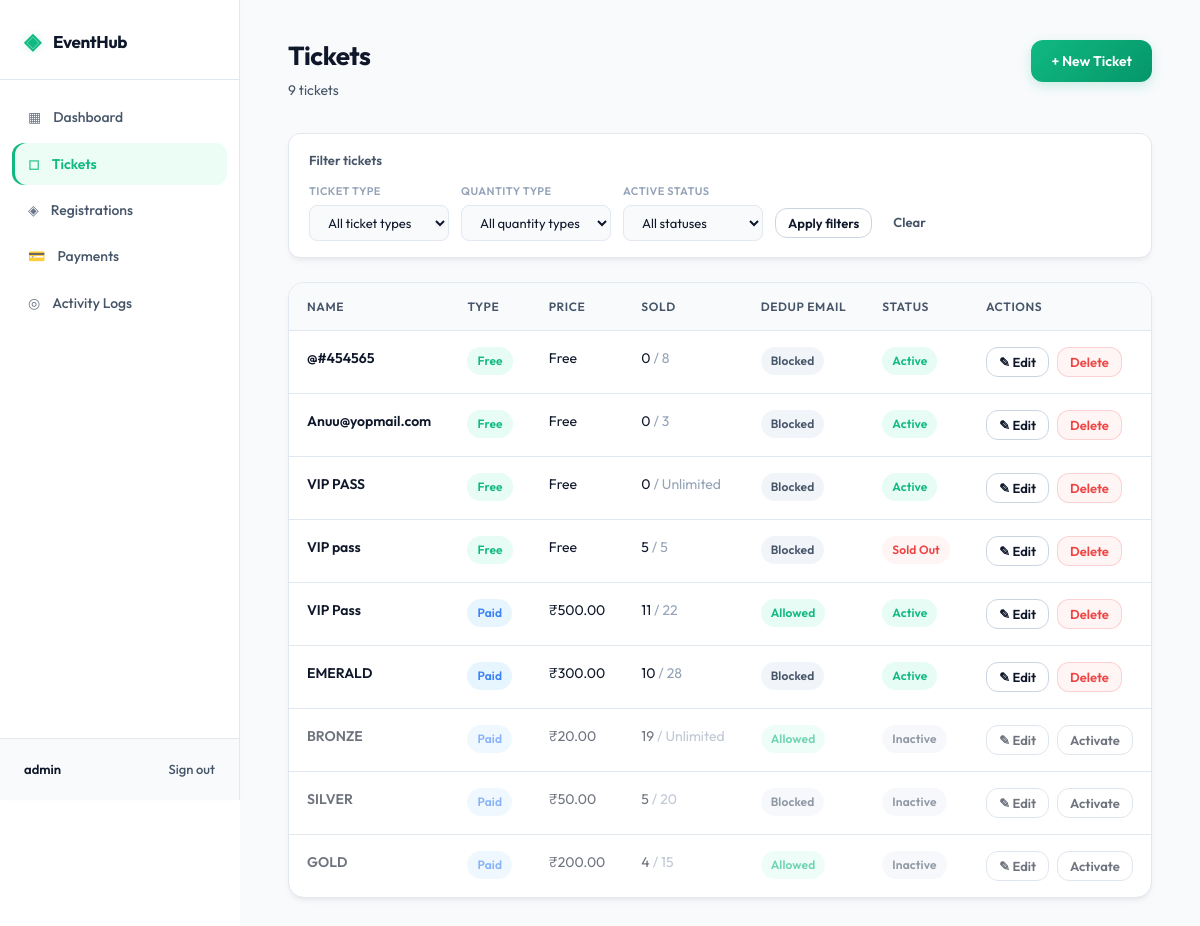
Screenshot of /panel/tickets/ (signed in) with the database file from the repository.
### apps/tickets/models.py (models this page shows, shortened)
class Ticket(models.Model):
    TICKET_TYPE_CHOICES   = [('free', 'Free'), ('paid', 'Paid')]
    QUANTITY_TYPE_CHOICES = [('limited', 'Limited'), ('unlimited', 'Unlimited')]
    name          = models.CharField(max_length=200, unique=True)
    ticket_type   = models.CharField(max_length=10, choices=TICKET_TYPE_CHOICES)
    price         = models.DecimalField(max_digits=10, decimal_places=2, default=0)
    quantity_type = models.CharField(max_length=10, choices=QUANTITY_TYPE_CHOICES)
    total_quantity    = models.PositiveIntegerField(null=True, blank=True)
    duplicate_email   = models.BooleanField(
        default=False,
        help_text='Allow the same email to register multiple times for this ticket'
    )
    is_active     = models.BooleanField(default=True)
    created_at    = models.DateTimeField(auto_now_add=True)
    updated_at    = models.DateTimeField(auto_now=True)
    class Meta:
        ordering = ['-created_at']
        indexes  = [models.Index(fields=['is_active'])]
    @property
    def sold_count(self):
        if hasattr(self, 'annotated_sold_count'):
            return self.annotated_sold_count
    @property
    def available_count(self):
        if self.quantity_type == 'unlimited':
            return None
        return max(0, self.total_quantity - self.sold_count)
    @property
    def is_sold_out(self):
        if self.quantity_type == 'unlimited':
            return False
        return self.available_count == 0

### apps/tickets/views.py (the view)
# urls.py: path('tickets/',              views.ticket_list,   name='ticket_list'),
@login_required
def ticket_list(request):
    if not request.user.is_staff:
        return redirect('admin_login')
    return _render_ticket_list(request)

### apps/tickets/views.py (called while the page is built)
def _render_ticket_list(request, form_by_ticket_id=None, edit_ticket_id=None):
    qs = get_all_tickets_with_counts_selector()
    f = TicketFilter(request.GET, queryset=qs)
    tickets = list(f.qs)
    form_by_ticket_id = form_by_ticket_id or {}
    for ticket in tickets:
        ticket.edit_form = form_by_ticket_id.get(ticket.pk) or TicketForm(instance=ticket)
    return render(request, 'tickets/list.html', {
        'filter': f,
        'tickets': tickets,
        'edit_ticket_id': edit_ticket_id,
    })

### templates/tickets/list.html (shortened to what this page needs)
{% extends "admin_base.html" %}
{% block admin_content %}
<div class="page-header">
  <div>
    <h1>Tickets</h1>
    <span class="page-subtitle">{{ tickets|length }} ticket{{ tickets|length|pluralize }}</span>
  </div>
  <a href="{% url 'ticket_create' %}" class="btn btn-primary">+ New Ticket</a>
</div>
<div class="filter-bar">
  <p class="filter-bar-title">Filter tickets</p>
  <form method="get" class="filter-form">
    <div class="filter-field">
      <label for="{{ filter.form.ticket_type.id_for_label }}">Ticket type</label>
      {{ filter.form.ticket_type }}
    </div>
    <div class="filter-field">
      <label for="{{ filter.form.quantity_type.id_for_label }}">Quantity type</label>
      {{ filter.form.quantity_type }}
    </div>
    <div class="filter-field">
      <label for="{{ filter.form.is_active.id_for_label }}">Active status</label>
      {{ filter.form.is_active }}
    </div>
    <div class="filter-actions">
      <button type="submit" class="btn btn-sm btn-secondary">Apply filters</button>
      <a href="{% url 'ticket_list' %}" class="btn btn-sm btn-ghost">Clear</a>
    </div>
  </form>
</div>
{% if tickets %}
<div class="table-wrap">
  <table class="data-table">
    <thead>
      <tr>
        <th>Name</th>
        <th>Type</th>
        <th>Price</th>
        <th>Sold</th>
        <th>Dedup Email</th>
        <th>Status</th>
        <th>Actions</th>
      </tr>
    </thead>
    <tbody>
      {% for ticket in tickets %}
      <tr class="{% if not ticket.is_active %}row-muted{% endif %}">
        <td class="td-name">{{ ticket.name }}</td>
        <td><span class="badge badge-{{ ticket.ticket_type }}">{{ ticket.get_ticket_type_display }}</span></td>
        <td>{% if ticket.ticket_type == 'paid' %}₹{{ ticket.price }}{% else %}Free{% endif %}</td>
        <td>
          {{ ticket.sold_count }}
          <span class="text-muted">/ {% if ticket.quantity_type == 'limited' %}{{ ticket.total_quantity }}{% else %}Unlimited{% endif %}</span>
        </td>
        <td>
          {% if ticket.duplicate_email %}
            <span class="badge badge-success">Allowed</span>
          {% else %}
            <span class="badge badge-neutral">Blocked</span>
          {% endif %}
        </td>
        <td>
          {% if ticket.is_active %}
            {% if ticket.is_sold_out %}
              <span class="badge badge-error">Sold Out</span>
            {% else %}
              <span class="badge badge-success">Active</span>
            {% endif %}
          {% else %}
            <span class="badge badge-neutral">Inactive</span>
          {% endif %}
        </td>
        <td>
          <div class="table-actions">
            <button type="button" class="btn btn-sm btn-secondary" title="Edit ticket" onclick="openTicketEditModal({{ ticket.pk }})">✎ Edit</button>
            {% if ticket.is_active %}
              <form method="post" action="{% url 'ticket_delete' ticket.pk %}"
                    onsubmit="return confirm('Delete or deactivate \'{{ ticket.name }}\'?')">
                <button type="submit" class="btn btn-sm btn-danger">Delete</button>
              </form>
            {% else %}
              <form method="post" action="{% url 'ticket_activate' ticket.pk %}"
                    onsubmit="return confirm('Activate \'{{ ticket.name }}\'?')">
                <button type="submit" class="btn btn-sm btn-secondary">Activate</button>
              </form>
            {% endif %}
          </div>
        </td>
      </tr>
      {% endfor %}
    </tbody>
  </table>
</div>
{% else %}
  <div class="empty-state">
    <p>No tickets found.</p>
    <a href="{% url 'ticket_create' %}" class="btn btn-primary">Create your first ticket</a>
  </div>
{% endif %}
{% endblock %}

### templates/admin_base.html (shortened to what this page needs)
{% extends "base.html" %}
{% block body %}
<div class="admin-layout">
  <aside class="sidebar">
    <div class="sidebar-brand">
      <span class="brand-icon">◈</span>
      <span class="brand-name">EventHub</span>
    </div>
    <nav class="sidebar-nav">
      <a href="{% url 'admin_dashboard' %}" class="nav-item {% if request.resolver_match.url_name == 'admin_dashboard' %}active{% endif %}">
        <span class="nav-icon">▦</span> Dashboard
      </a>
      <a href="{% url 'ticket_list' %}" class="nav-item {% if 'ticket' in request.resolver_match.url_name %}active{% endif %}">
        <span class="nav-icon">◻</span> Tickets
      </a>
      <a href="{% url 'registration_list' %}" class="nav-item {% if 'registration' in request.resolver_match.url_name %}active{% endif %}">
        <span class="nav-icon">◈</span> Registrations
      </a>
      <a href="{% url 'payment_list' %}" class="nav-item {% if 'payment' in request.resolver_match.url_name %}active{% endif %}">
        <span class="nav-icon">💳</span> Payments
      </a>
      <a href="{% url 'activity_log_list' %}" class="nav-item {% if 'activity' in request.resolver_match.url_name %}active{% endif %}">
        <span class="nav-icon">◎</span> Activity Logs
      </a>
    </nav>
    <div class="sidebar-footer">
      <span class="admin-name">{{ request.user.username }}</span>
      <a href="{% url 'admin_logout' %}" class="logout-btn">Sign out</a>
    </div>
  </aside>
  <main class="admin-main">
    <div class="admin-content">
      {% block admin_content %}{% endblock %}
    </div>
  </main>
</div>
{% endblock %}

### rows the page displays
Ticket: name "@#454565", ticket_type "Free", sold_count "0", total_quantity "8", duplicate_email "Blocked", is_active "Active"
Ticket: name "Anuu@yopmail.com", ticket_type "Free", sold_count "0", total_quantity "3", duplicate_email "Blocked", is_active "Active"
Ticket: name "VIP PASS", ticket_type "Free", sold_count "0", quantity_type "Unlimited", duplicate_email "Blocked", is_active "Active"
Ticket: name "VIP pass", ticket_type "Free", sold_count "5", total_quantity "5", duplicate_email "Blocked", is_active "Sold Out"
Ticket: name "VIP Pass", ticket_type "Paid", price "500.00", sold_count "11", total_quantity "22", duplicate_email "Allowed", is_active "Active"
Ticket: name "EMERALD", ticket_type "Paid", price "300.00", sold_count "10", total_quantity "28", duplicate_email "Blocked", is_active "Active"
Ticket: name "BRONZE", ticket_type "Paid", price "20.00", sold_count "19", quantity_type "Unlimited", duplicate_email "Allowed", is_active "Inactive"
Ticket: name "SILVER", ticket_type "Paid", price "50.00", sold_count "5", total_quantity "20", duplicate_email "Blocked", is_active "Inactive"
Ticket: name "GOLD", ticket_type "Paid", price "200.00", sold_count "4", total_quantity "15", duplicate_email "Allowed", is_active "Inactive"

### other values shown
{{ request.user.username }} "admin"
{{ tickets|length }} "9"
